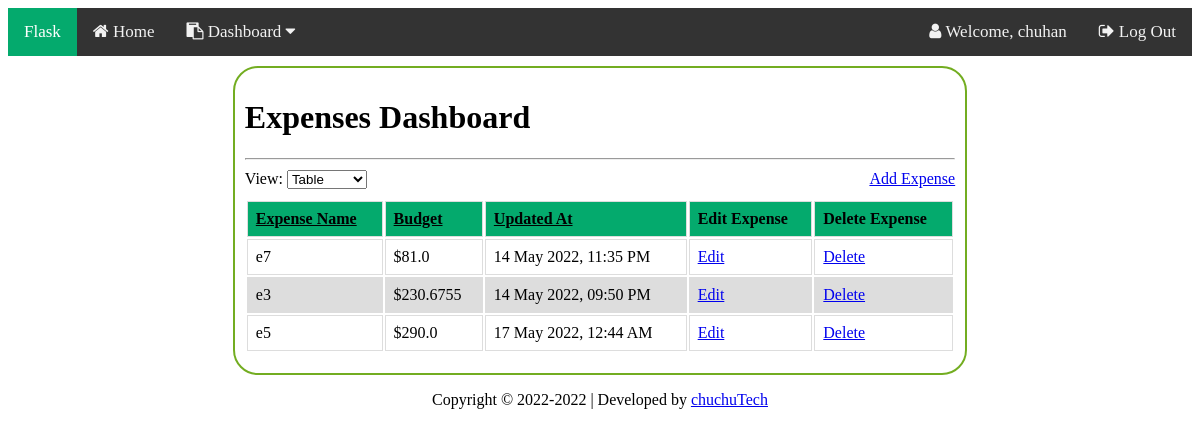
The app's page /dashboard (signed in), older data.
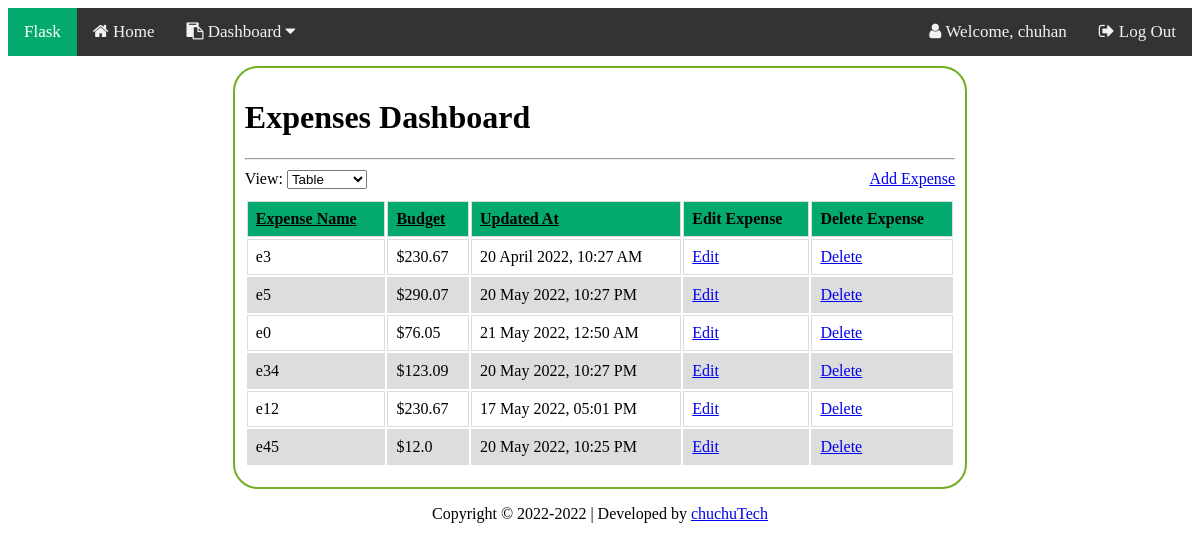
The same page, newer data.
### main.py (models this page shows)
class User(db.Model, UserMixin):
    id = db.Column(db.Integer, primary_key=True)
    username = db.Column(db.String(16), nullable=False, unique=True)
    password = db.Column(db.String(16), nullable=False)
    expenses = db.relationship('Expense', backref='user', lazy=True)

class Expense(db.Model):
    id = db.Column(db.Integer, primary_key=True)
    name = db.Column(db.String(16), nullable=False)
    amount = db.Column(db.Float, nullable=False)
    updated_at = db.Column(db.String(32), nullable=False)
    username = db.Column(db.String(16), db.ForeignKey('user.id'), nullable=False)

### main.py (the view)
@app.route('/dashboard', methods=['GET', 'POST'])
def dashboard():
    username = getCurrentUsername()
    expenses = Expense.query.filter_by(username=username)
    labels = [expense.name for expense in expenses]
    values = [expense.amount for expense in expenses]
    return render_template('dashboard.html', expenses=expenses, labels=labels, values=values)

### main.py (called while the page is built)
@login_manager.user_loader
def load_user(user_id):
    return User.query.get(int(user_id))

def getCurrentUsername():
    user_id = current_user.get_id()
    user = User.query.filter_by(id=user_id).first()
    return user.username

### templates/dashboard.html (shortened to what this page needs)
<!DOCTYPE html>
<html lang="en">
<head>
    <link rel="stylesheet" href="{{ url_for('static', filename='css/global.css') }}">
    <link rel="stylesheet" href="{{ url_for('static', filename='css/dashboard.css') }}">
</head>
<body>
    {% include 'topNavigationBar.html' %}
    <div class="body-center">
        <h1>Expenses Dashboard</h1><hr>
        <div id="dashboard-options">
            View: <select id="selectView" onChange="updateView()">
                <option value="table" selected="selected">Table</option>
            </select>
            <a id="add-expense" href="{{ url_for('addExpense') }}">Add Expense</a>
        </div>
        <div id="expenses-view">
            <table id="table">
                <tr>
                    <th onclick="sortTable(0)">Expense Name</th>
                    <th onclick="sortTable(1)">Budget</th>
                    <th onclick="sortTable(2)">Updated At</th>
                    <th>Edit Expense</th>
                    <th>Delete Expense</th>
                </tr>
                {% for expense in expenses %}
                    <tr>
                        <td>{{ expense.name }}</td>
                        <td>${{ expense.amount }}</td>
                        <td>{{ expense.updated_at }}</td>
                        <td><a href="{{ url_for('editExpense', id=expense.id) }}">Edit</a></td>
                        <td><a class="delete-expense" onclick='openModal("{{ expense.id }}")'>Delete</a></td>
                    </tr>
                {% endfor %}
            </table>
        </div>
    </div>
    {% include 'footer.html' %}
</body>
</html>

### templates/topNavigationBar.html (shortened to what this page needs)
<link rel="stylesheet" href="https://cdnjs.cloudflare.com/ajax/libs/font-awesome/4.7.0/css/font-awesome.min.css">
<div class="top-nav">
    <a class="active">Flask</a>
    <a href="{{ url_for('home') }}"><i class="fa fa-home"></i> Home</a>
    {% if current_user.is_authenticated %}
        <div class="dropdown">
            <a href="{{ url_for('dashboard') }}"><i class="fa fa-clipboard"></i> Dashboard <i class="fa fa-caret-down"></i></a>
        </div>
        <a class="top-right-nav" href="{{ url_for('logout') }}"><i class="fa fa-sign-out"></i> Log Out</a>
        <span><i class="fa fa-user"></i> Welcome, {{ current_user['username'] }}</span>
    {% else %}
        <a class="top-right-nav" href="{{ url_for('login') }}"><i class="fa fa-sign-in"></i> Login</a>
    {% endif %}
</div>

### templates/footer.html
<footer>
    <p>Copyright © 2022-<span id="copyright_year"></span> | Developed by <a href="https://www.youtube.com/channel/UC4llhnu1076JPwclEs8s3oA" target="_blank">chuchuTech</a></p>
</footer>

### static/css/global.css (style rules this page uses)
:root { --theme-color: #04AA6D; }
.body-center { margin: auto; width: 60%; border: 3px solid #73AD21; padding: 10px; border-radius: 25px; border: 2px solid #73AD21; }
.top-nav { background-color: #333; overflow: hidden; margin-bottom: 10px; }
.top-nav a, .top-nav span { float: left; color: #f2f2f2; text-align: center; padding: 14px 16px; text-decoration: none; font-size: 17px; }
.top-nav span { float: right; }
.top-nav a.active { background-color: #04AA6D; color: white; }
a.top-right-nav { float: right; }
.dropdown { float: left; overflow: hidden; }
footer { text-align: center; margin-top: 10px; }

### static/css/dashboard.css (style rules this page uses)
#dashboard-options { margin: 10px 0px; }
#add-expense { float: right; }
#table { width: 100%; margin-bottom: 10px; display: table; }
td, th { border: 1px solid #dddddd; text-align: left; padding: 8px; }
th { background: var(--theme-color); }
th:nth-child(-n+3) { text-decoration: underline; cursor: pointer; }
tr:nth-child(odd) { background-color: #dddddd; }
.delete-expense { text-decoration: underline; color: #0000EE; }

Row changes from the older to the newer data that the page shows:
removed Expense: name "e7", amount "81.0", updated_at "14 May 2022, 11:35 PM"
changed Expense: amount "230.6755" → "230.67"; updated_at "14 May 2022, 09:50 PM" → "20 April 2022, 10:27 AM"
changed Expense (number 2 of 6 on the later page): amount "290.0" → "290.07"; updated_at "17 May 2022, 12:44 AM" → "20 May 2022, 10:27 PM"
added Expense: name "e0", amount "76.05", updated_at "21 May 2022, 12:50 AM"
added Expense: name "e34", amount "123.09", updated_at "20 May 2022, 10:27 PM"
added Expense: name "e12", amount "230.67", updated_at "17 May 2022, 05:01 PM"
added Expense: name "e45", amount "12.0", updated_at "20 May 2022, 10:25 PM"
